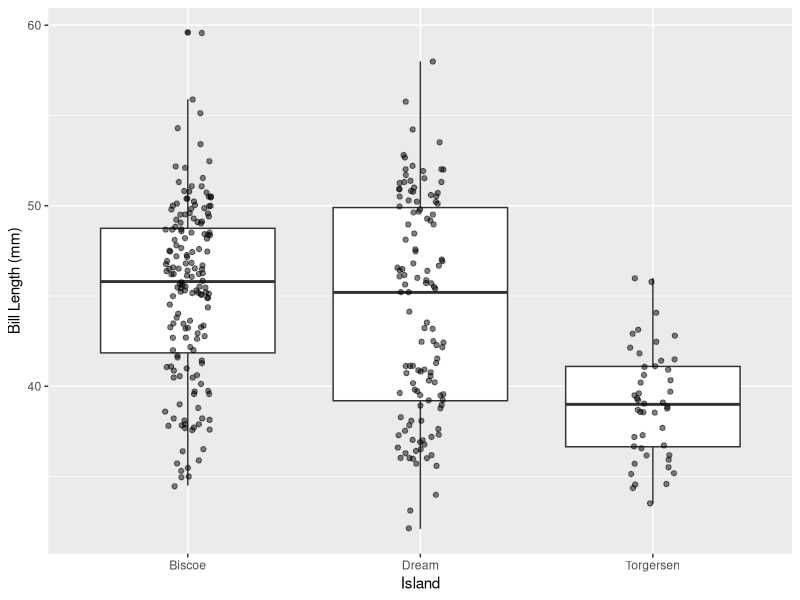
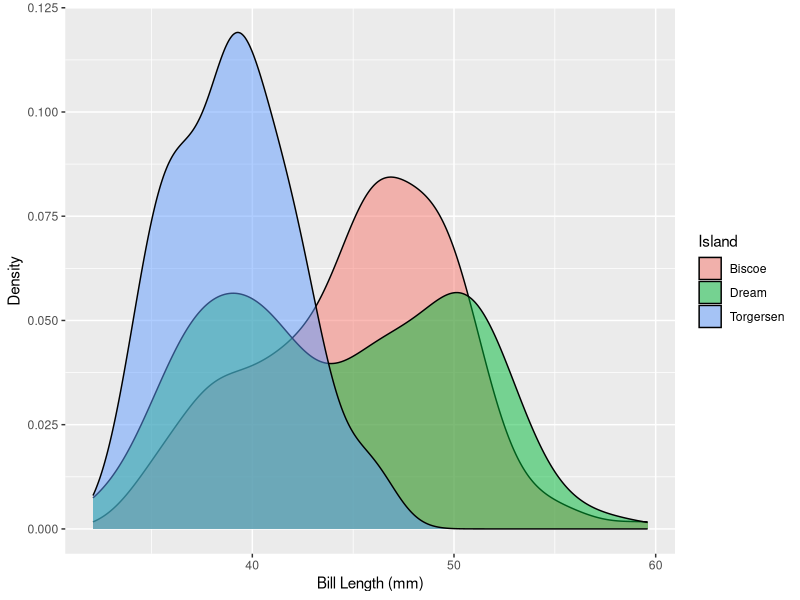
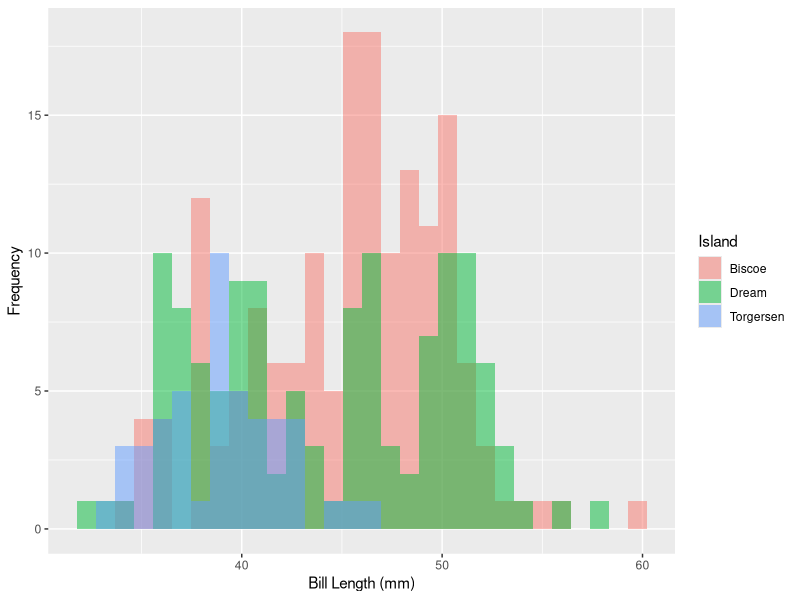
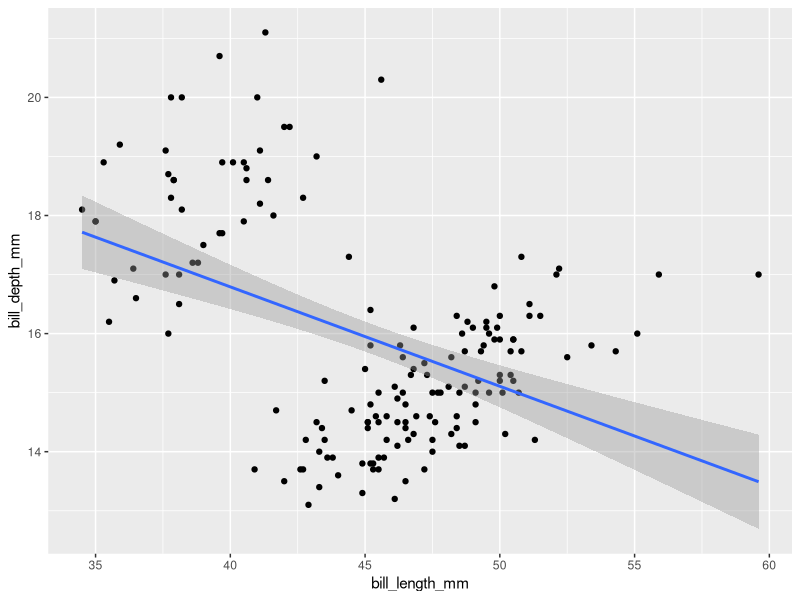
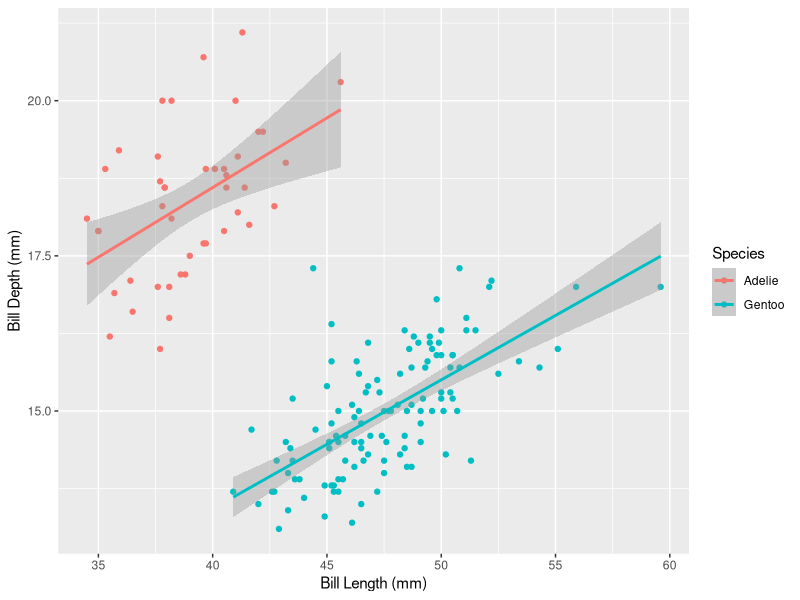
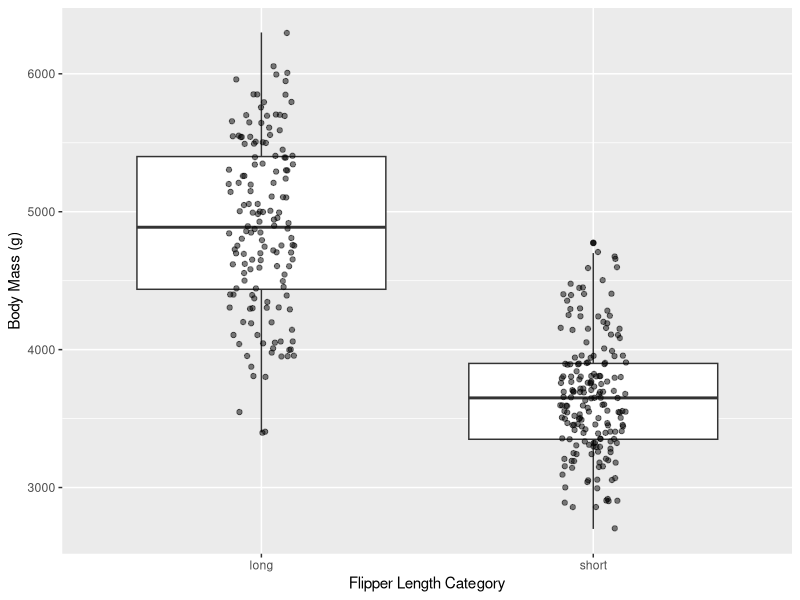

The R script that drew these images, in order:
## ---- chunk 1
knitr::opts_chunk$set(echo = TRUE)
## ---- chunk 2
library(tidyverse)
library(palmerpenguins)
## ---- chunk 3
penguins <- penguins %>% drop_na()
## ---- chunk 4
penguins %>% 
  group_by(island) %>% 
  summarise(min_bill = min(bill_length_mm),
            max_bill = max(bill_length_mm),
            mean_bill = mean(bill_length_mm))
## ---- chunk 5
ggplot(penguins, aes(island, bill_length_mm)) +
  geom_boxplot() +
  geom_jitter(width = 0.1, alpha = 0.5) +
  labs(x = "Island",
       y = "Bill Length (mm)")

# OR 

ggplot(penguins, aes(bill_length_mm, fill = island)) +
  geom_density(alpha = 0.5) +
  labs(x = "Bill Length (mm)",
       y = "Density",
       fill = "Island")
  
# OR
  
ggplot(penguins, aes(bill_length_mm, fill = island)) +
  geom_histogram(alpha = 0.5, position = "identity") +
  labs(x = "Bill Length (mm)",
       y = "Frequency",
       fill = "Island")
## ---- chunk 6
aov_model <- aov(data = penguins, bill_length_mm ~ island)
summary(aov_model)
## ---- chunk 7
TukeyHSD(aov_model)
## ---- chunk 8
biscoe <- penguins %>% 
  filter(island == "Biscoe")
## ---- chunk 9
ggplot(biscoe, aes(bill_length_mm, bill_depth_mm)) +
  geom_point() +
  geom_smooth(method = "lm")
## ---- chunk 10
r <- cor(biscoe$bill_length_mm, biscoe$bill_depth_mm)
## ---- chunk 11
r^2
## ---- chunk 12
summary(lm(data = biscoe, bill_depth_mm ~ bill_length_mm))
## ---- chunk 13
ggplot(biscoe, aes(bill_length_mm, bill_depth_mm, color = species)) +
  geom_point() +
  geom_smooth(method = "lm") +
  labs(x = "Bill Length (mm)",
       y = "Bill Depth (mm)",
       color = "Species")
## ---- chunk 14
summary(lm(data = biscoe, bill_depth_mm ~ bill_length_mm * species))
## ---- chunk 15
flippers <- penguins %>% 
  mutate(long_or_short = if_else(flipper_length_mm >= 200, "long", "short"))
## ---- chunk 16
flippers %>% 
  group_by(long_or_short) %>% 
  summarise(mean_mass = mean(body_mass_g),
            sd_mass = sd(body_mass_g))
## ---- chunk 17
ggplot(flippers, aes(long_or_short, body_mass_g)) +
  geom_boxplot() +
  geom_jitter(width = 0.1, alpha = 0.5) +
  labs(x = "Flipper Length Category",
       y = "Body Mass (g)")
## ---- chunk 18
t.test(data = flippers, body_mass_g ~ long_or_short)
## ---- chunk 19
